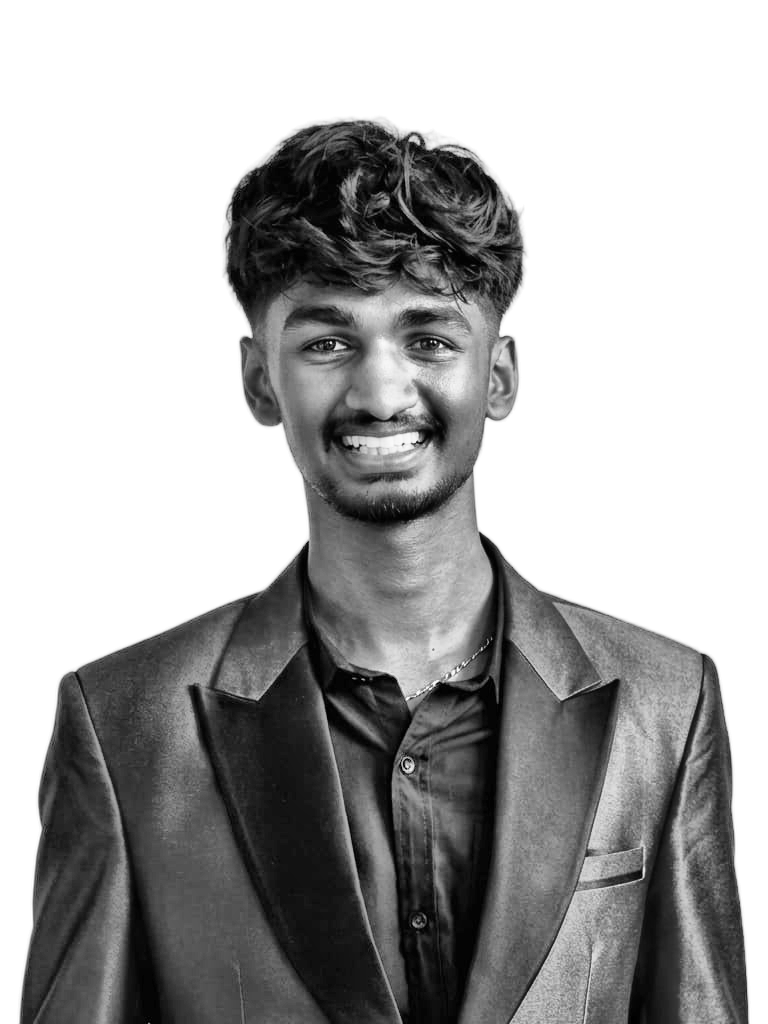
#> input picture source-prepped.png, 768 x 1024 px, found by its file name
$ python make_ascii_svg.py
#> lines starting #> are read from the running program, lines starting #| are printed output that depends on the picture; after the words box and inside, x2 and y2 are one past the last pixel; in counts of white or black regions, pixels touching at a corner belong together
from pathlib import Path

import numpy as np
from PIL import Image, ImageEnhance


INPUT = Path("source-prepped.png")
OUTPUT = Path("abhinav-ascii.svg")


# ============================================================
# SETTINGS
# ============================================================

COLS = 100

FONT_SIZE = 8
CHAR_WIDTH = 5.0
LINE_HEIGHT = 9

BACKGROUND = "#0d1117"

# Bright → dark
RAMP = " .:-=+*#%@"

# How much white background to ignore
BACKGROUND_THRESHOLD = 245


# ============================================================
# COLOR PALETTE
# ============================================================

# Left → right / top → bottom
GRADIENT_COLORS = [
    "#00e5ff",   # Cyan
    "#2979ff",   # Blue
    "#7c4dff",   # Violet
    "#e040fb",   # Pink
    "#ff4081",   # Magenta
    "#ff8a3d",   # Orange
]


# ============================================================
# COLOR FUNCTIONS
# ============================================================

def hex_to_rgb(hex_color):
    """Convert #RRGGBB into an RGB tuple."""

    hex_color = hex_color.lstrip("#")

    return (
        int(hex_color[0:2], 16),
        int(hex_color[2:4], 16),
        int(hex_color[4:6], 16)
    )


def rgb_to_hex(rgb):
    """Convert RGB tuple into #RRGGBB."""

    return "#{:02x}{:02x}{:02x}".format(
        int(rgb[0]),
        int(rgb[1]),
        int(rgb[2])
    )


def interpolate_color(color1, color2, amount):
    """Blend two RGB colors."""

    return tuple(
        color1[i] +
        (color2[i] - color1[i]) * amount
        for i in range(3)
    )


def get_gradient_color(position):
    """
    Get a color from the complete gradient.

    position:
        0.0 = first color
        1.0 = last color
    """

    position = max(
        0.0,
        min(
            1.0,
            position
        )
    )

    colors = [
        hex_to_rgb(color)
        for color in GRADIENT_COLORS
    ]

    scaled = (
        position *
        (len(colors) - 1)
    )

    index = int(scaled)

    if index >= len(colors) - 1:
        return rgb_to_hex(
            colors[-1]
        )

    local_position = (
        scaled -
        index
    )

    color = interpolate_color(
        colors[index],
        colors[index + 1],
        local_position
    )

    return rgb_to_hex(color)


# ============================================================
# FIND THE SUBJECT
# ============================================================

def find_subject_box(image):
    """
    Find the non-white part of the prepared image.
    This removes most of the empty background.
    """

    array = np.array(image)

    mask = (
        array <
        BACKGROUND_THRESHOLD
    )

    ys, xs = np.where(mask)

    if len(xs) == 0:

        return (
            0,
            0,
            image.width,
            image.height
        )

    left = xs.min()
    right = xs.max()

    top = ys.min()
    bottom = ys.max()

    return (
        left,
        top,
        right,
        bottom
    )


# ============================================================
# CROP PORTRAIT
# ============================================================

def crop_portrait(image):

    left, top, right, bottom = find_subject_box(
        image
    )

    width = right - left
    height = bottom - top

    print(
        f"Detected subject: "
        f"{width} x {height}"
    )

    # --------------------------------------------------------
    # Add horizontal padding
    # --------------------------------------------------------

    horizontal_padding = int(
        width * 0.08
    )

    left = max(
        0,
        left - horizontal_padding
    )

    right = min(
        image.width,
        right + horizontal_padding
    )

    # --------------------------------------------------------
    # Keep the top of the portrait
    # and reduce excessive jacket area.
    # --------------------------------------------------------

    useful_height = int(
        height * 0.72
    )

    bottom = min(
        image.height,
        top + useful_height
    )

    # A little breathing room at the bottom
    bottom = min(
        image.height,
        bottom + int(height * 0.05)
    )

    # --------------------------------------------------------
    # Crop
    # --------------------------------------------------------

    cropped = image.crop(
        (
            left,
            top,
            right,
            bottom
        )
    )

    return cropped


# ============================================================
# IMAGE → ASCII
# ============================================================

def image_to_ascii():

    if not INPUT.exists():

        raise FileNotFoundError(
            f"{INPUT} not found."
        )

    print(
        "Loading prepared image..."
    )

    image = Image.open(
        INPUT
    ).convert("L")

    # --------------------------------------------------------
    # Crop around the person
    # --------------------------------------------------------

    print(
        "Cropping portrait..."
    )

    image = crop_portrait(
        image
    )

    print(
        f"Cropped image: "
        f"{image.width} x {image.height}"
    )

    # --------------------------------------------------------
    # Increase contrast
    # --------------------------------------------------------

    image = ImageEnhance.Contrast(
        image
    ).enhance(1.7)

    # --------------------------------------------------------
    # Slight sharpening
    # --------------------------------------------------------

    image = ImageEnhance.Sharpness(
        image
    ).enhance(1.4)

    # --------------------------------------------------------
    # Calculate ASCII rows
    #
    # Characters are taller than they are wide,
    # so compensate with ~0.48.
    # --------------------------------------------------------

    aspect_ratio = (
        image.height /
        image.width
    )

    rows = int(
        COLS *
        aspect_ratio *
        0.48
    )

    rows = max(
        30,
        min(
            rows,
            65
        )
    )

    print(
        f"ASCII size: "
        f"{COLS} x {rows}"
    )

    # --------------------------------------------------------
    # Resize
    # --------------------------------------------------------

    image = image.resize(
        (
            COLS,
            rows
        ),
        Image.Resampling.LANCZOS
    )

    # --------------------------------------------------------
    # Gamma correction
    # --------------------------------------------------------

    array = np.array(
        image
    ).astype(
        np.float32
    ) / 255.0

    gamma = 0.85

    array = np.power(
        array,
        gamma
    )

    array = (
        array * 255
    ).astype(
        np.uint8
    )

    # --------------------------------------------------------
    # Convert pixels to ASCII
    # --------------------------------------------------------

    lines = []

    for y in range(rows):

        line = ""

        for x in range(COLS):

            brightness = array[
                y,
                x
            ]

            index = int(
                (255 - brightness)
                / 255
                * (len(RAMP) - 1)
            )

            index = max(
                0,
                min(
                    index,
                    len(RAMP) - 1
                )
            )

            line += RAMP[index]

        lines.append(
            line.rstrip()
        )

    return lines


# ============================================================
# CREATE SVG
# ============================================================

def create_svg(lines):

    rows = len(lines)

    width = int(
        COLS *
        CHAR_WIDTH +
        40
    )

    height = int(
        rows *
        LINE_HEIGHT +
        30
    )

    svg = f'''<svg
xmlns="http://www.w3.org/2000/svg"
width="{width}"
height="{height}"
viewBox="0 0 {width} {height}"
preserveAspectRatio="xMidYMid meet">

<rect
width="100%"
height="100%"
rx="12"
fill="{BACKGROUND}"/>

<rect
x="1"
y="1"
width="{width - 2}"
height="{height - 2}"
rx="12"
fill="none"
stroke="#30363d"
stroke-width="1"/>

<style>

.ascii {{
    font-family:
        "Courier New",
        monospace;

    font-size:
        {FONT_SIZE}px;

    font-weight:
        400;
}}

.row {{

    opacity:
        0;

    animation:
        typeRow
        0.28s
        ease-out
        forwards;
}}

@keyframes typeRow {{

    from {{

        opacity:
            0;

        transform:
            translateX(-12px);
    }}

    to {{

        opacity:
            1;

        transform:
            translateX(0);
    }}

}}

</style>

<g class="ascii">
'''

    # --------------------------------------------------------
    # Add ASCII rows
    # --------------------------------------------------------

    for row_number, line in enumerate(
        lines
    ):

        y = (
            20 +
            row_number *
            LINE_HEIGHT
        )

        delay = (
            row_number *
            0.045
        )

        # ----------------------------------------------------
        # Calculate gradient color for this row
        # ----------------------------------------------------

        if rows <= 1:

            position = 0

        else:

            position = (
                row_number /
                (rows - 1)
            )

        color = get_gradient_color(
            position
        )

        # ----------------------------------------------------
        # XML escaping
        # ----------------------------------------------------

        line = (
            line
            .replace(
                "&",
                "&amp;"
            )
            .replace(
                "<",
                "&lt;"
            )
            .replace(
                ">",
                "&gt;"
            )
        )

        # ----------------------------------------------------
        # Write the actual color directly into SVG
        # ----------------------------------------------------

        svg += f'''
<text
x="20"
y="{y}"
class="row"
fill="{color}"
xml:space="preserve"
style="animation-delay:{delay:.3f}s">{line}</text>
'''

    svg += '''
</g>

</svg>
'''

    return svg


# ============================================================
# MAIN
# ============================================================

def main():

    lines = image_to_ascii()
#> in find_subject_box, `mask = ( array < BACKGROUND_THRESHOLD )`:
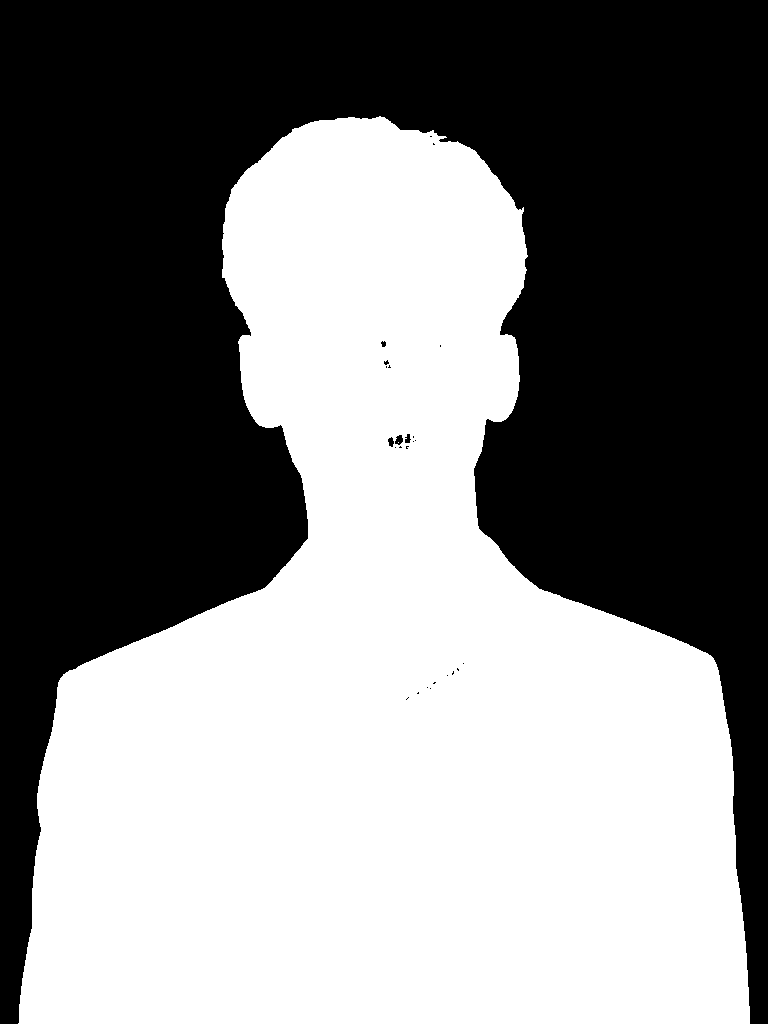
#> mask: shape (1024, 768) bool; 50.7% white; 26 black regions (21 under 20 px), largest, box (x1, y1, x2, y2) and area: (0, 0, 768, 1024) 387376, (395, 435, 403, 445) 56, (388, 437, 394, 447) 41, (405, 434, 411, 443) 38, (381, 341, 386, 347) 23
#> in find_subject_box, `left = xs.min()`: left = 18
#> in find_subject_box, `right = xs.max()`: right = 749
#> in find_subject_box, `top = ys.min()`: top = 116
#> in find_subject_box, `bottom = ys.max()`: bottom = 1023
#> in crop_portrait, `left, top, right, bottom = find_subject_box( image )`: left = 18; top = 116; right = 749; bottom = 1023
#> in crop_portrait, `width = right - left`: width = 731
#> in crop_portrait, `height = bottom - top`: height = 907
#| Detected subject: 731 x 907
#> in crop_portrait, `horizontal_padding = int( width * 0.08 )`: horizontal_padding = 58
#> in crop_portrait, `left = max( 0, left - horizontal_padding )`: left = 0
#> in crop_portrait, `right = min( image.width, right + horizontal_padding )`: right = 768
#> in crop_portrait, `useful_height = int( height * 0.72 )`: useful_height = 653
#> in crop_portrait, `bottom = min( image.height, top + useful_height )`: bottom = 769
#> in crop_portrait, `bottom = min( image.height, bottom + int(height * 0.05) )`: bottom = 814
#> in crop_portrait, `cropped = image.crop( ( left, top, right, bottom ) )`:
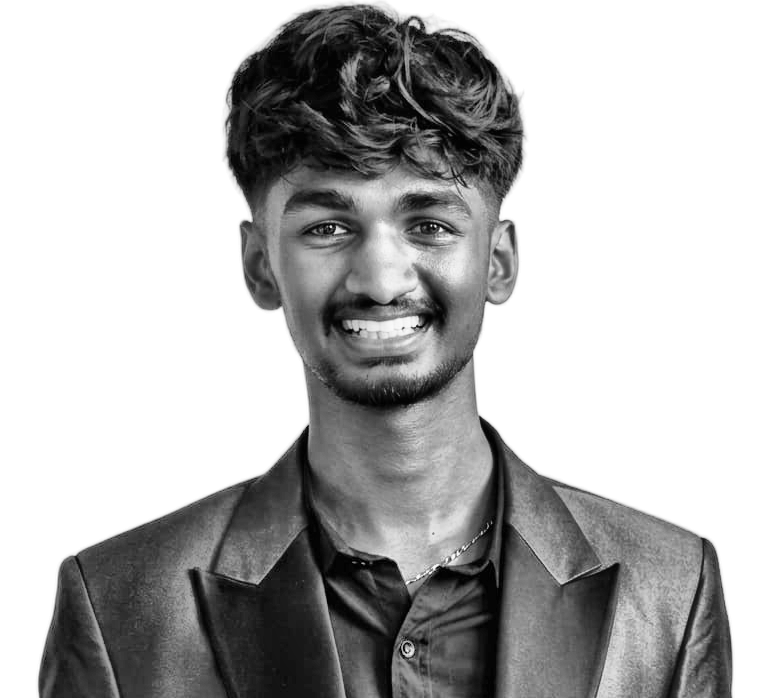
#> cropped: PIL image 768x698 L; min 0, max 255, mean 180.6
#| Cropped image: 768 x 698
#> in image_to_ascii, `image = ImageEnhance.Contrast( image ).enhance(1.7)`:
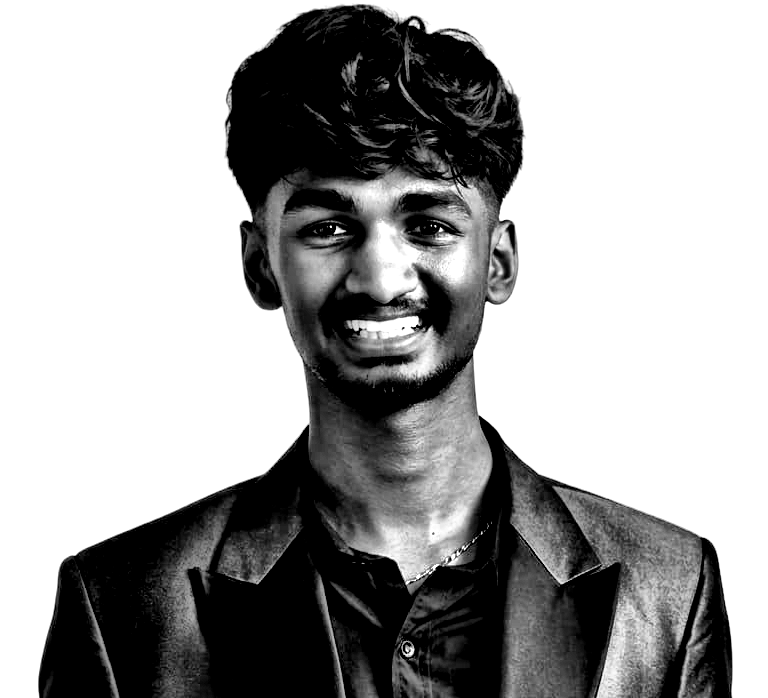
#> image: PIL image 768x698 L; min 0, max 255, mean 164.5
#| ASCII size: 100 x 43
#> in image_to_ascii, `image = image.resize( ( COLS, rows ), Image.Resampling.LANCZOS )`:
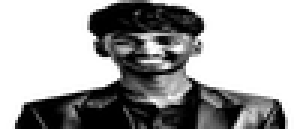
#> image: PIL image 100x43 L (shown 3 times larger); min 0, max 255, mean 164.5
#> after the loop in image_to_ascii, `for y in range(rows):`: lines = 43 items
#> lines = 43 items

    print(
        "Generating colorful SVG..."
    )

    svg = create_svg(
        lines
    )
#> in create_svg, `rows = len(lines)`: rows = 43
#> in create_svg, `height = int( rows * LINE_HEIGHT + 30 )`: height = 417
#> the loop in create_svg, `for row_number, line in enumerate( lines ): ` made 43 passes
#> (y, delay, scaled in get_gradient_color, index in get_gradient_color, local_position in get_gradient_color, color) on passes 1 to 12: (20, 0, 0, 0, 0, '#00e5ff'), (29, 0.045, 0.119, 0, 0.119, '#04d8ff'), (38, 0.09, 0.238, 0, 0.238, '#09cbff'), (47, 0.135, 0.357, 0, 0.357, '#0ebeff'), (56, 0.18, 0.476, 0, 0.476, '#13b1ff'), (65, 0.225, 0.595, 0, 0.595, '#18a4ff'), (74, 0.27, 0.714, 0, 0.714, '#1d97ff'), (83, 0.315, 0.833, 0, 0.833, '#228bff'), (92, 0.36, 0.952, 0, 0.952, '#277eff'), (101, 0.405, 1.07, 1, 0.0714, '#2e75ff'), (110, 0.45, 1.19, 1, 0.19, '#3870ff'), (119, 0.495, 1.31, 1, 0.31, '#426bff')
#> (y, delay, scaled in get_gradient_color) on pass 40: (371, 1.75, 4.64)

    OUTPUT.write_text(
        svg,
        encoding="utf-8"
    )

    print()
    print(
        "================================"
    )
    print(
        f"Created: {OUTPUT}"
    )
    print(
        "================================"
    )


if __name__ == "__main__":

    main()
